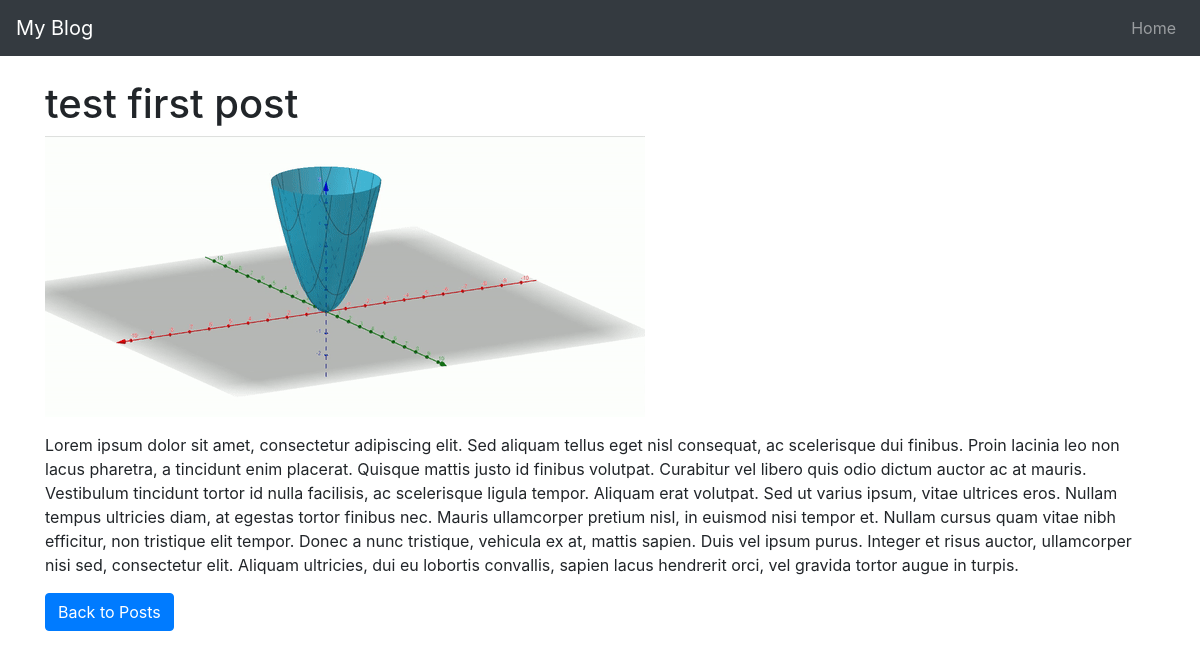
The app's page /post/1/ with its own data.
### blog/models.py (models this page shows, shortened)
class Post(models.Model):
    title = models.CharField(max_length=200)
    image = models.ImageField(upload_to='images/')
    information_text = models.TextField()
    publish_date = models.DateTimeField(auto_now_add=True)
    author = models.ForeignKey(User, on_delete=models.CASCADE)

### blog/views.py (the view)
# urls.py: path('post/<int:pk>/', PostDetail.as_view(), name='post_detail'),
class PostDetail(DetailView):
    model = Post
    template_name = '../templates/post_detail.html'
    image = models.ImageField(upload_to='detailImages/')
    context_object_name = "post"

### templates/post_detail.html (shortened to what this page needs)
{% extends 'base.html' %}
{% block content %}
  <h1>{{ post.title }}</h1>
  <img src="{{ post.image.url }}" alt="{{ post.title }}" class="img-fluid mb-3">
  <p>{{ post.information_text  }}</p>
  <a href="{% url 'blog:post_list' %}" class="btn btn-primary">Back to Posts</a>
{% endblock %}

### records on screen
Post: title "test first post", image (picture), information_text "Lorem ipsum dolor sit amet, consectetur adipiscing elit. Sed aliquam tellus eget nisl consequat, ac scelerisque dui finibus. Proin lacinia leo non lacus pharetra, a tincidunt enim placerat. Quisque mattis justo id finibus volutpat. Curabitur vel libero quis odio dictum auctor ac at mauris. Vestibulum tincidunt tortor id nulla facilisis, ac scelerisque ligula tempor. Aliquam erat volutpat. Sed ut varius ipsum, vitae ultrices eros. Nullam tempus ultricies diam, at egestas tortor finibus nec. Mauris ullamcorper pretium nisl, in euismod nisi tempor et. Nullam cursus quam vitae nibh efficitur, non tristique elit tempor. Donec a nunc tristique, vehicula ex at, mattis sapien. Duis vel ipsum purus.…"
